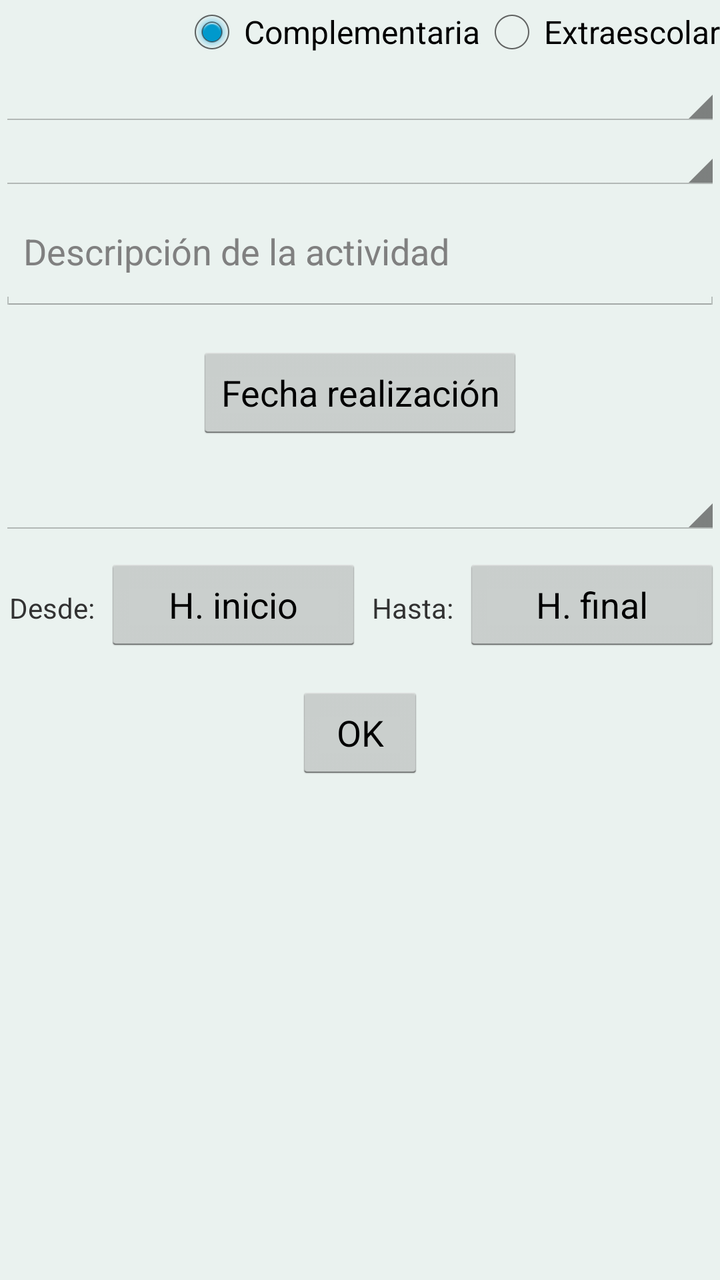
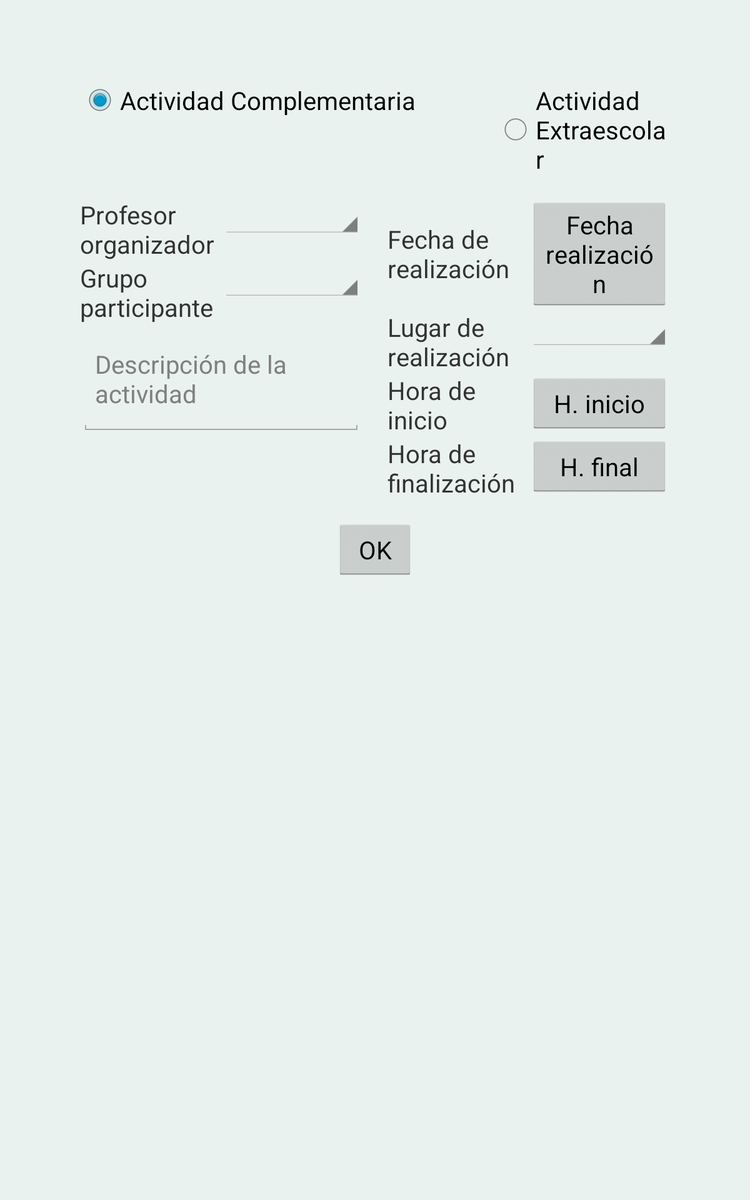

The same Android screen from two of the app's own layout files: first res/layout/ as a phone draws it, then the repository's variant for another configuration, drawn on a device whose configuration selects that folder. Both files follow.
<!-- AndroidManifest.xml: application theme AppTheme -->
<!-- res/layout/nueva_actividad.xml -->
<ScrollView xmlns:android="http://schemas.android.com/apk/res/android"
    xmlns:tools="http://schemas.android.com/tools"
    android:layout_width="fill_parent"
    android:layout_height="fill_parent"
    tools:context="com.practicas.janhout.actividadesinstituto.NuevaActividad">

    <RelativeLayout
        android:layout_width="wrap_content"
        android:layout_height="wrap_content"
        android:paddingBottom="@dimen/activity_vertical_margin"
        android:paddingLeft="@dimen/activity_horizontal_margin"
        android:paddingRight="@dimen/activity_horizontal_margin"
        android:paddingTop="@dimen/activity_vertical_margin">

        <RadioGroup
            android:id="@+id/grupo"
            android:layout_width="wrap_content"
            android:layout_height="wrap_content"
            android:layout_alignParentEnd="true"
            android:layout_alignParentRight="true"
            android:orientation="horizontal">

            <RadioButton
                android:id="@+id/rbComplementaria"
                android:layout_width="wrap_content"
                android:layout_height="wrap_content"
                android:checked="true"
                android:onClick="cambioActividad"
                android:text="@string/complementaria" />

            <RadioButton
                android:id="@+id/rbExtra"
                android:layout_width="wrap_content"
                android:layout_height="wrap_content"
                android:checked="false"
                android:onClick="cambioActividad"
                android:text="@string/extra" />
        </RadioGroup>

        <Spinner
            android:id="@+id/spinnerProfesor"
            android:layout_width="fill_parent"
            android:layout_height="wrap_content"
            android:layout_below="@id/grupo" />

        <Spinner
            android:id="@+id/spinnerGrupo"
            android:layout_width="fill_parent"
            android:layout_height="wrap_content"
            android:layout_below="@id/spinnerProfesor" />

        <EditText
            android:id="@+id/etDescripcion"
            android:layout_width="fill_parent"
            android:layout_height="wrap_content"
            android:layout_below="@id/spinnerGrupo"
            android:inputType="textMultiLine"
            android:minLines="2"
            android:ems="10"
            android:hint="@string/descripcion" />

        <FrameLayout
            android:id="@+id/actividades"
            android:layout_width="fill_parent"
            android:layout_height="fill_parent"
            android:layout_below="@+id/etDescripcion"
            android:layout_marginTop="16dp">

            <LinearLayout
                android:id="@+id/layoutComplementaria"
                android:layout_width="fill_parent"
                android:layout_height="fill_parent"
                android:orientation="vertical">

                <Button
                    android:id="@+id/botonFechaActividad"
                    android:layout_width="wrap_content"
                    android:layout_height="wrap_content"
                    android:layout_gravity="center"
                    android:onClick="dialogoFecha"
                    android:text="@string/fecha_actividad" />

                <Spinner
                    android:id="@+id/spinnerLugar"
                    android:layout_width="fill_parent"
                    android:layout_height="wrap_content"
                    android:layout_marginTop="16dp" />

                <LinearLayout
                    android:layout_width="fill_parent"
                    android:layout_height="wrap_content"
                    android:layout_marginTop="10dp"
                    android:orientation="horizontal">

                    <TextView
                        android:layout_width="wrap_content"
                        android:layout_height="wrap_content"
                        android:layout_marginLeft="5dp"
                        android:layout_marginRight="5dp"
                        android:text="@string/desde" />

                    <Button
                        android:id="@+id/botonHoraInicio"
                        android:layout_width="0dp"
                        android:layout_height="wrap_content"
                        android:layout_weight="1"
                        android:onClick="dialogoHora"
                        android:text="@string/hora_inicio" />

                    <TextView
                        android:layout_width="wrap_content"
                        android:layout_height="wrap_content"
                        android:layout_marginLeft="5dp"
                        android:layout_marginRight="5dp"
                        android:text="@string/hasta" />

                    <Button
                        android:id="@+id/botonHoraFinal"
                        android:layout_width="0dp"
                        android:layout_height="wrap_content"
                        android:layout_weight="1"
                        android:onClick="dialogoHora"
                        android:text="@string/hora_final" />
                </LinearLayout>
            </LinearLayout>

            <LinearLayout
                android:id="@+id/layoutExtra"
                android:layout_width="fill_parent"
                android:layout_height="fill_parent"
                android:orientation="vertical"
                android:visibility="gone">

                <LinearLayout
                    android:layout_width="fill_parent"
                    android:layout_height="wrap_content"
                    android:layout_marginTop="10dp"
                    android:orientation="horizontal">

                    <TextView
                        android:layout_width="wrap_content"
                        android:layout_height="wrap_content"
                        android:text="@string/desde" />

                    <Button
                        android:id="@+id/botonFechaSalida"
                        android:layout_width="0dp"
                        android:layout_height="wrap_content"
                        android:layout_weight="1"
                        android:onClick="dialogoFecha"
                        android:text="@string/fecha_salida" />

                    <TextView
                        android:layout_width="wrap_content"
                        android:layout_height="wrap_content"
                        android:text="@string/hasta" />

                    <Button
                        android:id="@+id/botonFechaLlegada"
                        android:layout_width="0dp"
                        android:layout_height="wrap_content"
                        android:layout_weight="1"
                        android:onClick="dialogoFecha"
                        android:text="@string/fecha_llegada" />
                </LinearLayout>

                <LinearLayout
                    android:layout_width="fill_parent"
                    android:layout_height="wrap_content"
                    android:layout_marginTop="10dp"
                    android:orientation="horizontal">

                    <TextView
                        android:layout_width="wrap_content"
                        android:layout_height="wrap_content"
                        android:text="@string/desde"/>

                    <Button
                        android:id="@+id/botonHoraSalida"
                        android:layout_width="0dp"
                        android:layout_height="wrap_content"
                        android:layout_weight="1"
                        android:onClick="dialogoHora"
                        android:text="@string/hora_salida" />

                    <TextView
                        android:layout_width="wrap_content"
                        android:layout_height="wrap_content"
                        android:text="@string/hasta"/>

                    <Button
                        android:id="@+id/botonHoraLlegada"
                        android:layout_width="0dp"
                        android:layout_height="wrap_content"
                        android:layout_weight="1"
                        android:onClick="dialogoHora"
                        android:text="@string/hora_llegada" />
                </LinearLayout>

                <EditText
                    android:layout_width="fill_parent"
                    android:layout_height="wrap_content"
                    android:hint="@string/lugar_salida"
                    android:id="@+id/etSalida"/>

                <EditText
                    android:layout_width="fill_parent"
                    android:layout_height="wrap_content"
                    android:hint="@string/lugar_llegada"
                    android:id="@+id/etLlegada"/>

            </LinearLayout>
        </FrameLayout>

        <Button
            android:layout_width="wrap_content"
            android:layout_height="wrap_content"
            android:layout_below="@+id/actividades"
            android:layout_centerHorizontal="true"
            android:layout_marginTop="16dp"
            android:onClick="devolverActividad"
            android:text="@android:string/ok" />
    </RelativeLayout>
</ScrollView>
<!-- resources referenced by this layout -->
<resources>
  <!-- from res/values-sw600dp/ (not used when drawing this layout) -->
  <dimen name="activity_horizontal_margin">64dp</dimen>
  <!-- from res/values-sw600dp/ (not used when drawing this layout) -->
  <dimen name="activity_vertical_margin">64dp</dimen>
  <string name="complementaria">Complementaria</string>
  <string name="descripcion">Descripción de la actividad</string>
  <string name="desde">Desde: </string>
  <string name="extra">Extraescolar</string>
  <string name="fecha_actividad">Fecha realización</string>
  <string name="fecha_llegada">Fecha llegada</string>
  <string name="fecha_salida">Fecha salida</string>
  <string name="hasta">Hasta: </string>
  <string name="hora_final">H. final</string>
  <string name="hora_inicio">H. inicio</string>
  <string name="hora_llegada">H. llegada</string>
  <string name="hora_salida">H. salida</string>
  <string name="lugar_llegada">Lugar de llegada</string>
  <string name="lugar_salida">Lugar de salida</string>
  <style name="AppTheme" parent="android:Theme.Holo.Light">
          <item name="android:actionBarStyle">@style/ActionBar</item>
          <item name="android:background">#ffeaf2ef</item>
      </style>
  <style name="ActionBar" parent="@android:style/Widget.Holo.Light.ActionBar">
          <item name="android:icon">@drawable/ic_launcher</item>
      </style>
  <!-- drawable ic_launcher: png bitmap (drawable-hdpi, 3606 bytes) -->
</resources>
<!-- res/layout-sw600dp/nueva_actividad.xml (the repository's variant of the layout above) -->
<!-- drawn on a 7-inch tablet held upright -->
<ScrollView xmlns:android="http://schemas.android.com/apk/res/android"
    xmlns:tools="http://schemas.android.com/tools"
    android:layout_width="fill_parent"
    android:layout_height="fill_parent"
    tools:context="com.practicas.janhout.actividadesinstituto.NuevaActividad">

    <RelativeLayout
        android:layout_width="wrap_content"
        android:layout_height="wrap_content"
        android:paddingBottom="@dimen/activity_vertical_margin"
        android:paddingLeft="@dimen/activity_horizontal_margin"
        android:paddingRight="@dimen/activity_horizontal_margin"
        android:paddingTop="@dimen/activity_vertical_margin">

        <RadioGroup
            android:id="@+id/grupo"
            android:layout_width="wrap_content"
            android:layout_height="wrap_content"
            android:layout_alignParentEnd="true"
            android:layout_alignParentRight="true"
            android:layout_marginBottom="20dp"
            android:orientation="horizontal">

            <RadioButton
                android:id="@+id/rbComplementaria"
                android:layout_width="wrap_content"
                android:layout_height="wrap_content"
                android:checked="true"
                android:onClick="cambioActividad"
                android:text="@string/complementariaT" />

            <RadioButton
                android:id="@+id/rbExtra"
                android:layout_width="wrap_content"
                android:layout_height="wrap_content"
                android:layout_marginLeft="64dp"
                android:layout_marginStart="64dp"
                android:checked="false"
                android:onClick="cambioActividad"
                android:text="@string/extraT" />
        </RadioGroup>

        <LinearLayout
            android:id="@+id/info"
            android:layout_width="fill_parent"
            android:layout_height="fill_parent"
            android:layout_below="@+id/grupo"
            android:baselineAligned="false"
            android:orientation="horizontal">

            <LinearLayout
                android:layout_width="0dp"
                android:layout_height="fill_parent"
                android:layout_weight="1"
                android:orientation="vertical"
                android:paddingRight="10dp">

                <LinearLayout
                    android:layout_width="fill_parent"
                    android:layout_height="wrap_content"
                    android:orientation="horizontal">

                    <TextView
                        android:layout_width="0dp"
                        android:layout_height="wrap_content"
                        android:layout_gravity="center_vertical"
                        android:layout_weight="1"
                        android:text="@string/profesor_organizador" />

                    <Spinner
                        android:id="@+id/spinnerProfesor"
                        android:layout_width="0dp"
                        android:layout_height="wrap_content"
                        android:layout_weight="1" />
                </LinearLayout>

                <LinearLayout
                    android:layout_width="fill_parent"
                    android:layout_height="wrap_content"
                    android:orientation="horizontal">
                    <TextView
                        android:layout_width="0dp"
                        android:layout_height="wrap_content"
                        android:layout_gravity="center_vertical"
                        android:layout_weight="1"
                        android:text="@string/grupo_participante" />
                    <Spinner
                        android:id="@+id/spinnerGrupo"
                        android:layout_width="0dp"
                        android:layout_height="wrap_content"
                        android:layout_weight="1" />
                </LinearLayout>

                <EditText
                    android:id="@+id/etDescripcion"
                    android:layout_width="fill_parent"
                    android:layout_height="wrap_content"
                    android:inputType="textMultiLine"
                    android:minLines="3"
                    android:ems="10"
                    android:hint="@string/descripcion" />
            </LinearLayout>

            <FrameLayout
                android:id="@+id/actividades"
                android:layout_width="0dp"
                android:layout_height="wrap_content"
                android:layout_weight="1">

                <LinearLayout
                    android:id="@+id/layoutComplementaria"
                    android:layout_width="fill_parent"
                    android:layout_height="fill_parent"
                    android:orientation="vertical"
                    android:paddingLeft="10dp"
                    >

                    <LinearLayout
                        android:layout_width="fill_parent"
                        android:layout_height="wrap_content"
                        android:orientation="horizontal">
                        <TextView
                            android:layout_width="0dp"
                            android:layout_height="wrap_content"
                            android:layout_gravity="center_vertical"
                            android:layout_weight="1"
                            android:text="@string/fecha_actividadT" />
                        <Button
                            android:id="@+id/botonFechaActividad"
                            android:layout_width="0dp"
                            android:layout_height="wrap_content"
                            android:layout_weight="1"
                            android:onClick="dialogoFecha"
                            android:text="@string/fecha_actividad" />
                    </LinearLayout>

                    <LinearLayout
                        android:layout_width="fill_parent"
                        android:layout_height="wrap_content"
                        android:orientation="horizontal">
                        <TextView
                            android:layout_width="0dp"
                            android:layout_height="wrap_content"
                            android:layout_gravity="center_vertical"
                            android:layout_weight="1"
                            android:text="@string/lugar_realizacion" />
                        <Spinner
                            android:id="@+id/spinnerLugar"
                            android:layout_width="0dp"
                            android:layout_height="wrap_content"
                            android:layout_weight="1" />
                    </LinearLayout>

                    <LinearLayout
                        android:layout_width="fill_parent"
                        android:layout_height="wrap_content"
                        android:orientation="horizontal">
                        <TextView
                            android:layout_width="0dp"
                            android:layout_height="wrap_content"
                            android:layout_gravity="center_vertical"
                            android:layout_weight="1"
                            android:text="@string/hora_inicioT" />
                        <Button
                            android:id="@+id/botonHoraInicio"
                            android:layout_width="0dp"
                            android:layout_height="wrap_content"
                            android:layout_weight="1"
                            android:onClick="dialogoHora"
                            android:text="@string/hora_inicio" />
                    </LinearLayout>

                    <LinearLayout
                        android:layout_width="fill_parent"
                        android:layout_height="wrap_content"
                        android:orientation="horizontal">
                        <TextView
                            android:layout_width="0dp"
                            android:layout_height="wrap_content"
                            android:layout_gravity="center_vertical"
                            android:layout_weight="1"
                            android:text="@string/hora_finalT" />
                        <Button
                            android:id="@+id/botonHoraFinal"
                            android:layout_width="0dp"
                            android:layout_height="wrap_content"
                            android:layout_weight="1"
                            android:onClick="dialogoHora"
                            android:text="@string/hora_final" />
                    </LinearLayout>
                </LinearLayout>

                <LinearLayout
                    android:id="@+id/layoutExtra"
                    android:layout_width="fill_parent"
                    android:layout_height="fill_parent"
                    android:orientation="vertical"
                    android:visibility="gone"
                    >

                    <LinearLayout
                        android:layout_width="fill_parent"
                        android:layout_height="wrap_content"
                        android:orientation="horizontal">

                        <TextView
                            android:layout_width="0dp"
                            android:layout_height="wrap_content"
                            android:layout_gravity="center_vertical"
                            android:layout_weight="1"
                            android:text="@string/fecha_salidaT" />

                        <Button
                            android:id="@+id/botonFechaSalida"
                            android:layout_width="0dp"
                            android:layout_height="wrap_content"
                            android:layout_weight="1"
                            android:onClick="dialogoFecha"
                            android:text="@string/fecha_salida" />

                    </LinearLayout>

                    <LinearLayout
                        android:layout_width="fill_parent"
                        android:layout_height="wrap_content"
                        android:orientation="horizontal">
                        <TextView
                            android:layout_width="0dp"
                            android:layout_height="wrap_content"
                            android:layout_weight="1"
                            android:layout_gravity="center_vertical"
                            android:text="@string/fecha_llegadaT" />

                        <Button
                            android:id="@+id/botonFechaLlegada"
                            android:layout_width="0dp"
                            android:layout_height="wrap_content"
                            android:layout_weight="1"
                            android:onClick="dialogoFecha"
                            android:text="@string/fecha_llegada" />
                    </LinearLayout>

                    <LinearLayout
                        android:layout_width="fill_parent"
                        android:layout_height="wrap_content"
                        android:orientation="horizontal">

                        <TextView
                            android:layout_width="0dp"
                            android:layout_height="wrap_content"
                            android:layout_gravity="center_vertical"
                            android:layout_weight="1"
                            android:text="@string/hora_salidaT" />

                        <Button
                            android:id="@+id/botonHoraSalida"
                            android:layout_width="0dp"
                            android:layout_height="wrap_content"
                            android:layout_weight="1"
                            android:onClick="dialogoHora"
                            android:text="@string/hora_salida" />
                    </LinearLayout>

                    <LinearLayout
                        android:layout_width="fill_parent"
                        android:layout_height="wrap_content"
                        android:orientation="horizontal">

                        <TextView
                            android:layout_width="0dp"
                            android:layout_height="wrap_content"
                            android:layout_weight="1"
                            android:layout_gravity="center_vertical"
                            android:text="@string/hora_llegadaT" />

                        <Button
                            android:id="@+id/botonHoraLlegada"
                            android:layout_width="0dp"
                            android:layout_height="wrap_content"
                            android:layout_weight="1"
                            android:onClick="dialogoHora"
                            android:text="@string/hora_llegada" />
                    </LinearLayout>

                    <EditText
                        android:id="@+id/etSalida"
                        android:layout_width="fill_parent"
                        android:layout_height="wrap_content"
                        android:hint="@string/lugar_salida" />

                    <EditText
                        android:id="@+id/etLlegada"
                        android:layout_width="fill_parent"
                        android:layout_height="wrap_content"
                        android:hint="@string/lugar_llegada" />

                </LinearLayout>
            </FrameLayout>

        </LinearLayout>

        <Button
            android:layout_width="wrap_content"
            android:layout_height="wrap_content"
            android:layout_below="@+id/info"
            android:layout_centerHorizontal="true"
            android:layout_marginTop="16dp"
            android:onClick="devolverActividad"
            android:text="@android:string/ok" />
    </RelativeLayout>
</ScrollView>
<!-- resources referenced by the variant -->
<!-- as a 7-inch tablet held upright resolves them -->
<resources>
  <!-- from res/values-sw600dp/ -->
  <dimen name="activity_horizontal_margin">64dp</dimen>
  <!-- from res/values-sw600dp/ -->
  <dimen name="activity_vertical_margin">64dp</dimen>
  <string name="complementariaT">Actividad Complementaria</string>
  <string name="descripcion">Descripción de la actividad</string>
  <string name="extraT">Actividad Extraescolar</string>
  <string name="fecha_actividad">Fecha realización</string>
  <string name="fecha_actividadT">Fecha de realización</string>
  <string name="fecha_llegada">Fecha llegada</string>
  <string name="fecha_llegadaT">Fecha de llegada</string>
  <string name="fecha_salida">Fecha salida</string>
  <string name="fecha_salidaT">Fecha de salida</string>
  <string name="grupo_participante">Grupo participante</string>
  <string name="hora_final">H. final</string>
  <string name="hora_finalT">Hora de finalización</string>
  <string name="hora_inicio">H. inicio</string>
  <string name="hora_inicioT">Hora de inicio</string>
  <string name="hora_llegada">H. llegada</string>
  <string name="hora_llegadaT">Hora de llegada</string>
  <string name="hora_salida">H. salida</string>
  <string name="hora_salidaT">Hora de salida</string>
  <string name="lugar_llegada">Lugar de llegada</string>
  <string name="lugar_realizacion">Lugar de realización</string>
  <string name="lugar_salida">Lugar de salida</string>
  <string name="profesor_organizador">Profesor organizador</string>
  <!-- from res/values-sw600dp/ -->
  <style name="AppTheme" parent="@android:style/Theme.Holo.Light">
          <item name="android:actionBarStyle">@style/ActionBar</item>
          <item name="android:textSize">20sp</item>
          <item name="android:background">#ffeaf2ef</item>
      </style>
  <!-- from res/values-sw600dp/ -->
  <style name="ActionBar" parent="@android:style/Widget.Holo.Light.ActionBar">
          <item name="android:icon">@drawable/ic_launcher</item>
      </style>
  <!-- drawable ic_launcher: png bitmap (drawable-hdpi, 3606 bytes) -->
</resources>
